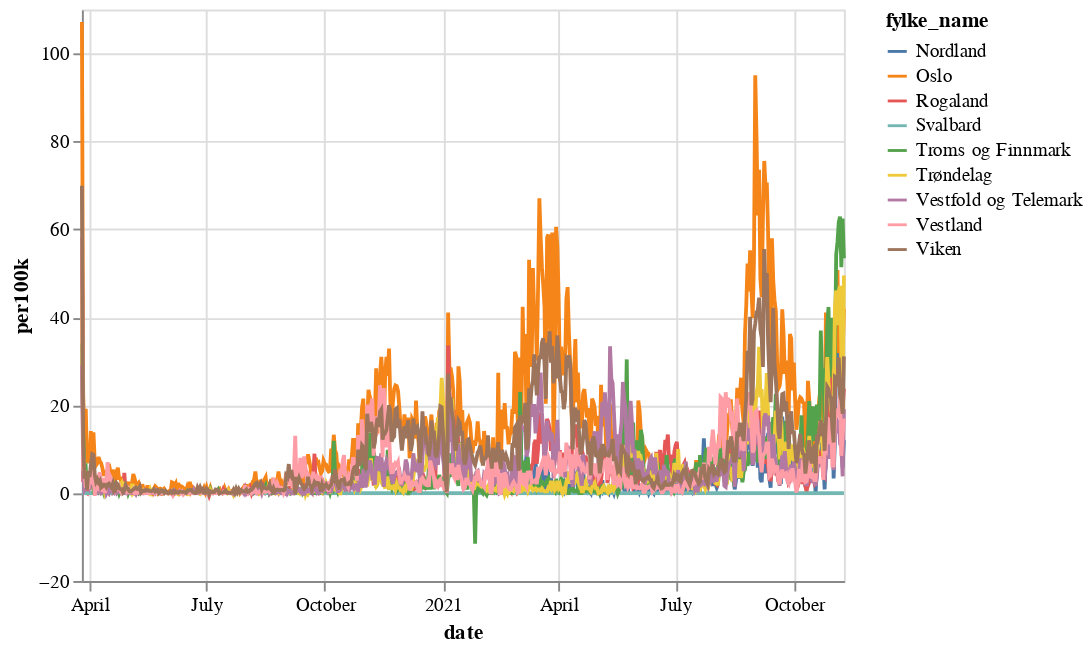

The code cell stored with this chart in its notebook:
### Markdown cell above
## Exercise

plot cases per 1000

### Code cell
alt.Chart(cases[-5000:]).mark_line().encode(
    x="date",
    y="per100k",
    color="fylke_name",
)

### Figure 1 — Vega-Lite specification as saved in the notebook (floating-point values rounded to 4 significant figures; data arrays with more than 128 entries replaced by an {"elided": "..."} marker saying what was removed)
{"config": {"view": {"continuousWidth": 400, "continuousHeight": 300}}, "data": {"name": "data-a003563fe303324b061269e0d0c4c73d"}, "mark": "line", "encoding": {"color": {"type": "nominal", "field": "fylke_name"}, "x": {"type": "temporal", "field": "date"}, "y": {"type": "quantitative", "field": "per100k"}}, "$schema": "https://vega.github.io/schema/vega-lite/v4.8.1.json", "datasets": {"data-a003563fe303324b061269e0d0c4c73d": {"elided": "5000 records"}}}
